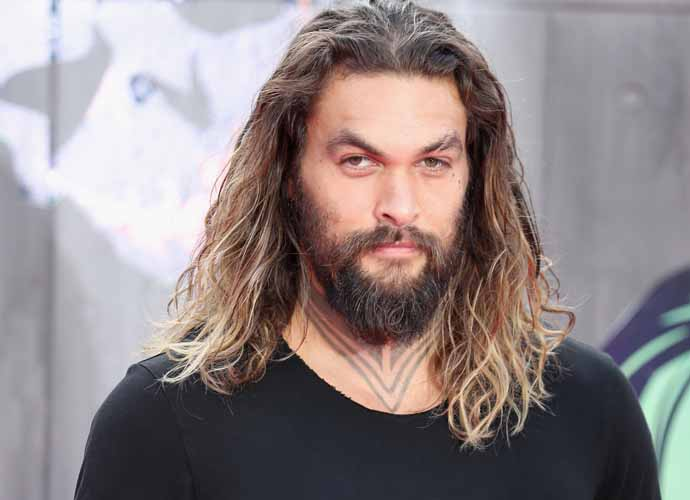
#> input picture images/Jason_Momoa.jpg, 690 x 500 px, given in place of the camera
$ python faces.py
#> lines starting #> are read from the running program, lines starting #| are printed output that depends on the picture; after the words box and inside, x2 and y2 are one past the last pixel; in counts of white or black regions, pixels touching at a corner belong together
import numpy as np
import cv2
import pickle

# Initializing the cascade classifier
face_cascade = cv2.CascadeClassifier("haarcascades/haarcascade_frontalface_alt2.xml")
eye_cascade = cv2.CascadeClassifier("haarcascades/haarcascade_eye.xml")
recognizer = cv2.face.LBPHFaceRecognizer_create()
recognizer.read("trainer.yml")

labels = {}
with open("labels.pickle", "rb") as f:
#> (reads labels.pickle from the repository)
    og_labels = pickle.load(f)
    labels = {v: k for k, v in og_labels.items()}

cap = cv2.VideoCapture(0)

while True:
    # Capture frame-by-frame
    ret, frame = cap.read()
#> frame is the input picture: shape (500, 690, 3); mean B, G, R 134.2, 133.1, 143.9

    # Converting to gray scale
    gray_img = cv2.cvtColor(frame, cv2.COLOR_BGR2GRAY)
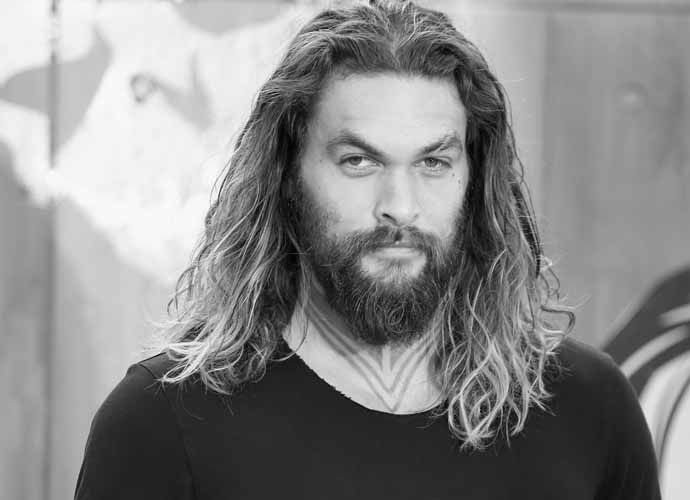
#> gray_img: shape (500, 690); min 2, max 254, mean 136.5
    # detecting multiple faces
    faces = face_cascade.detectMultiScale(frame, scaleFactor=1.5, minNeighbors=5)
#> faces = [[283, 71, 228, 228]]
    # Iterating over the detected faces
    for (x, y, w, h) in faces:
        # print(x, y, w, h)

        # Setting detection frame box values
        color_img = frame[y:y+h, x:x+w]
        points = gray_img[y:y+h, x:x+w]

        # recognition of the faces ? Deep learned model predict
        # Keras tensorflow pytorch scikit learn

        # saving the image
        id_, conf = recognizer.predict(points)

        if conf >= 45:
            # print(id_)

            name, ext = labels[id_].split(".")
            name = name.replace("_", " ")

            font = cv2.FONT_HERSHEY_SIMPLEX
            color = (255, 255, 255)
            stroke = 2
            cv2.putText(frame, name, (x, y), font, 1, color, stroke, cv2.LINE_AA)
            # print(name)

        image = "images/face.png"
        cv2.imwrite(image, color_img)

        # drawing a rectangle round the face
        color = (255, 0, 0)
        stroke = 2

        cord_width = x + w
        cord_height = y + h
        cv2.rectangle(frame, (x, y), (cord_width, cord_height), color, stroke)

        # Getting the eye cascade
        eyes = eye_cascade.detectMultiScale(points)
        for (ex, ey, ew, eh) in eyes:
            cv2.rectangle(color_img, (ex, ey), (ex+ew, ey+eh), (0, 255, 0), 2)
#> this loop made 1 pass
#> (x, y, w, h, id_, conf, image, color) on pass 1: (283, 71, 228, 228, 2, 7.92, 'images/face.png', (255, 0, 0))
#> pass 1, `color_img = frame[y:y+h, x:x+w]`:
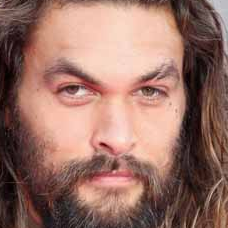
#> color_img: shape (228, 228, 3); mean B, G, R 102.2, 113, 152.4
#> pass 1, `points = gray_img[y:y+h, x:x+w]`:
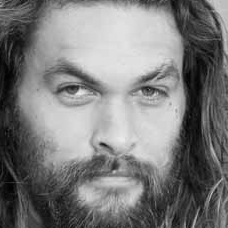
#> points: shape (228, 228); min 2, max 237, mean 123.6
#> after the loop:
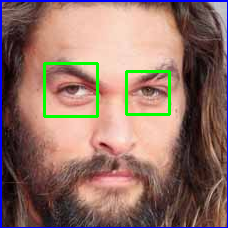
#> color_img: shape (228, 228, 3); 4.81% of pixels changed, all inside (x1, y1, x2, y2) = (0, 0, 228, 228)
#> after the loop:
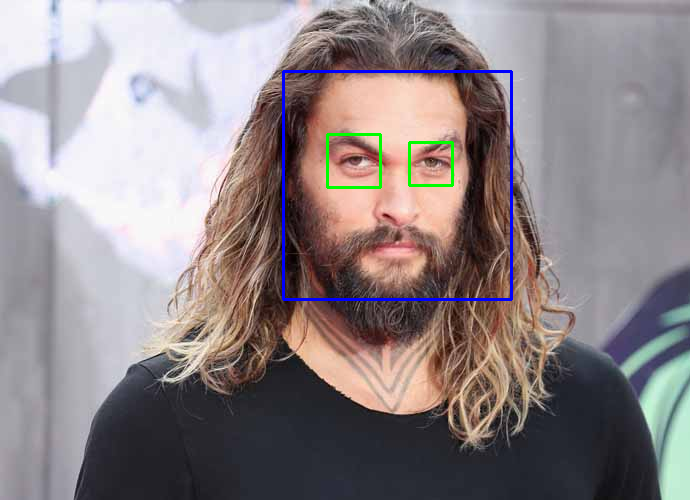
#> frame: shape (500, 690, 3); 1.12% of pixels changed, all inside (x1, y1, x2, y2) = (282, 70, 513, 301)

    # Displaying the resulting frame
    cv2.imshow("Face Detection", frame)

    if cv2.waitKey(20) & 0xFF == ord('q'):
#> (key q is pressed here)
        break

# when everything is done release the window
cap.release()
cv2.destroyAllWindows()
